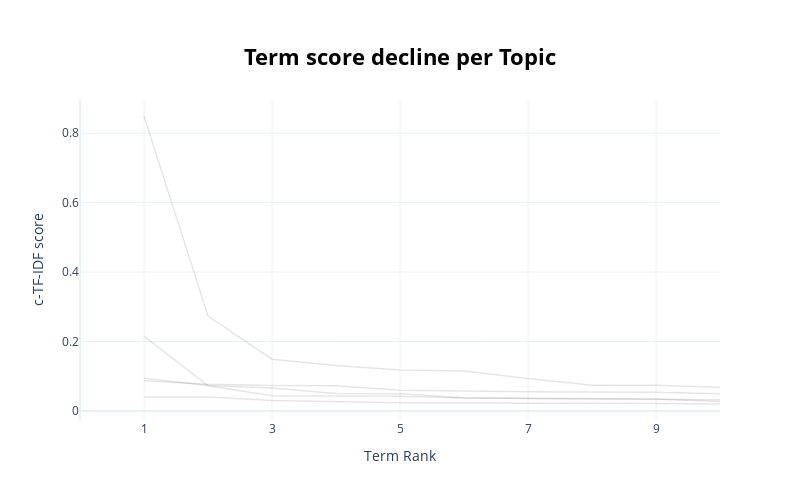

Source (notebook cell):
### Code cell
topic_model.visualize_term_rank()

### Figure 1 — Plotly figure (JSON) as saved in the notebook; plotly's stock layout.template omitted (floating-point values rounded to 4 significant figures)
{"data": [{"hovertext": "<b>Topic -1</b>:high_la_ooh_cause_man_go_know_daaa", "line": {"color": "black", "width": 1.5}, "mode": "lines+lines", "name": "", "opacity": 0.1, "type": "scatter", "x": [1, 2, 3, 4, 5, 6, 7, 8, 9, 10], "y": [0.8494, 0.2732, 0.1492, 0.1313, 0.1182, 0.1148, 0.09335, 0.07377, 0.07377, 0.06862]}, {"hovertext": "<b>Topic 0</b>:nigga_like_know_yeah_shit_bitch_go_", "line": {"color": "black", "width": 1.5}, "mode": "lines+lines", "name": "", "opacity": 0.1, "type": "scatter", "x": [1, 2, 3, 4, 5, 6, 7, 8, 9, 10], "y": [0.04048, 0.04034, 0.03031, 0.02691, 0.0237, 0.02321, 0.02188, 0.02157, 0.02129, 0.02012]}, {"hovertext": "<b>Topic 1</b>:smoke_weed_high_smokin_blunt_roll_o", "line": {"color": "black", "width": 1.5}, "mode": "lines+lines", "name": "", "opacity": 0.1, "type": "scatter", "x": [1, 2, 3, 4, 5, 6, 7, 8, 9, 10], "y": [0.09447, 0.07371, 0.06647, 0.05055, 0.04938, 0.0379, 0.03589, 0.03526, 0.03438, 0.0327]}, {"hovertext": "<b>Topic 2</b>:gucci_mane_like_trap_girl_nigga_bli", "line": {"color": "black", "width": 1.5}, "mode": "lines+lines", "name": "", "opacity": 0.1, "type": "scatter", "x": [1, 2, 3, 4, 5, 6, 7, 8, 9, 10], "y": [0.2155, 0.07271, 0.04374, 0.04333, 0.04251, 0.03715, 0.0366, 0.03463, 0.0346, 0.02766]}, {"hovertext": "<b>Topic 4</b>:khalifa_wiz_let_go_control_see_nigg", "line": {"color": "black", "width": 1.5}, "mode": "lines+lines", "name": "", "opacity": 0.1, "type": "scatter", "x": [1, 2, 3, 4, 5, 6, 7, 8, 9, 10], "y": [0.08682, 0.07694, 0.07322, 0.07283, 0.05941, 0.05644, 0.0552, 0.05454, 0.05361, 0.04961]}], "layout": {"height": 500, "hoverlabel": {"bgcolor": "white", "font": {"family": "Rockwell", "size": 16}}, "showlegend": false, "title": {"font": {"color": "Black", "size": 22}, "text": "<b>Term score decline per Topic</b>", "x": 0.5, "xanchor": "center", "y": 0.9, "yanchor": "top"}, "width": 800, "xaxis": {"dtick": 2, "range": [0, 10], "tick0": 1, "title": {"text": "Term Rank"}}, "yaxis": {"title": {"text": "c-TF-IDF score"}}}}
